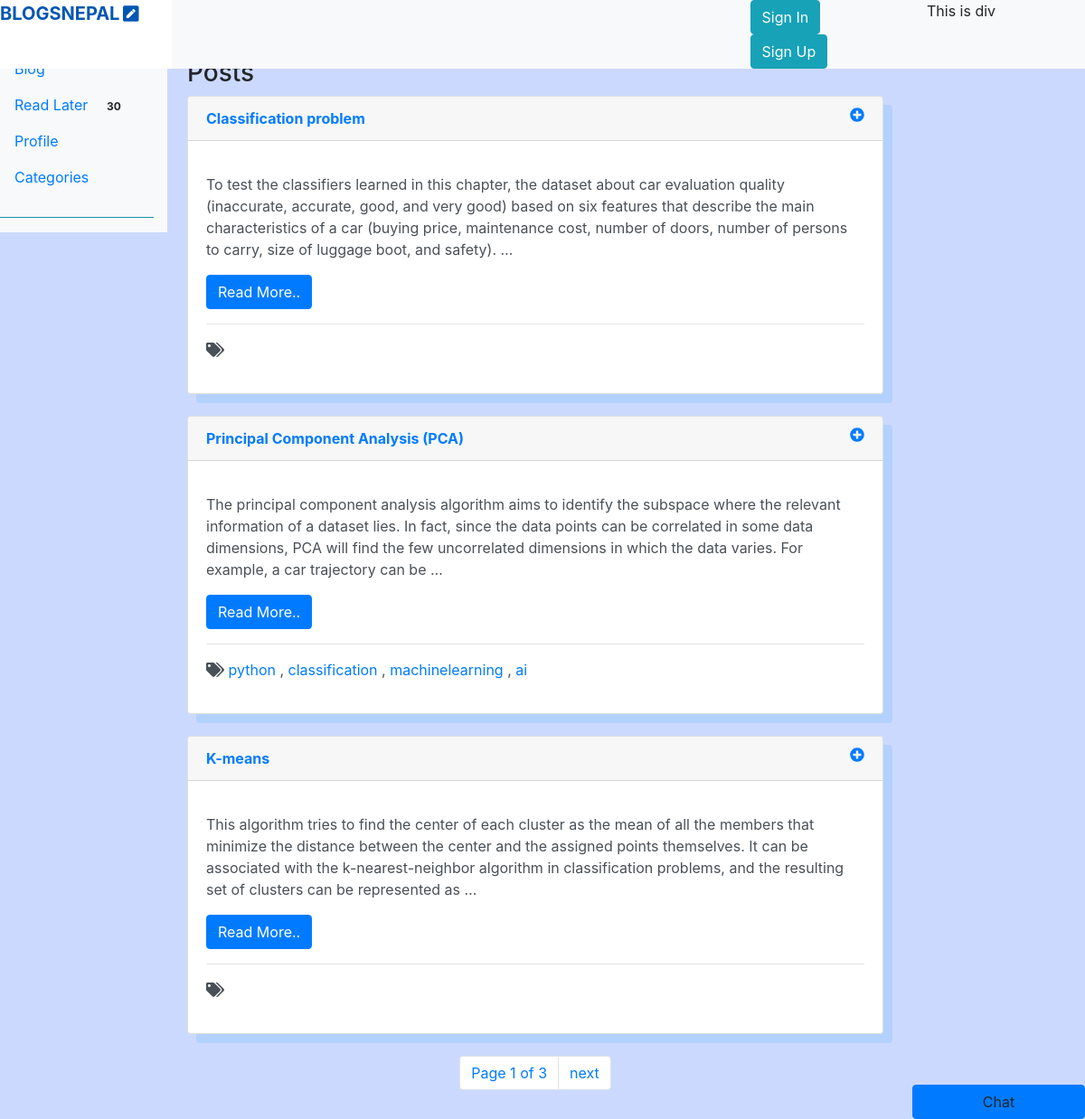
Screenshot of /blog/ with the database file from the repository.
### blog/models.py (models this page shows, shortened)
class Post(models.Model):
    STATUS_CHOICES=(
    ('draft','Draft'),
    ('published','Published'),
    )
    title=models.CharField(max_length=250)
    slug=models.SlugField(max_length=250,unique_for_date='publish')
    author=models.ForeignKey(User,related_name='blog_posts')
    body=models.TextField()
    publish=models.DateTimeField(default=timezone.now)
    created=models.DateTimeField(auto_now_add=True)
    updated=models.DateTimeField(auto_now=True)
    status=models.CharField(max_length=10,choices=STATUS_CHOICES,default='draft')
    objects=models.Manager()
    published=PublishedManager()
    tags=TaggableManager()
    class Meta:
        ordering=('-publish',)
    def get_absolute_url(self):
        return reverse('blog:post_detail',args=[self.publish.year,
                                                self.publish.strftime('%m'),
                                                self.publish.strftime('%d'),
                                                self.slug
                                                ])

### blog/views.py (the view)
# urls.py: url(r'^tag/(?P<tag_slug>[-\w]+)/$',views.post_list,name='post_list_by_tag'),
def post_list(request,tag_slug=None):
    posts=Post.published.all()
    tag=None
    if tag_slug:
        tag=get_object_or_404(Tag,slug=tag_slug)
        posts=posts.filter(tag__in=[tag])
    paginator=Paginator(posts,3)
    page=request.GET.get('page')
    try:
        posts=paginator.page(page)
    except PageNotAnInteger:
        posts=paginator.page(1)
    except EmptyPage:
        posts=paginator.page(paginator.num_pages)
    return render(request,'post/list.html',{'page':page,'posts':posts,'tag':tag})

### blog/models.py (called while the page is built)
    def get_queryset(self):
        return super(PublishedManager,self).get_queryset().filter(status='published')

### blog/templates/post/list.html (shortened to what this page needs)
{% extends "base.html" %}
{% block content %}
<h3 class="mt-3">Posts</h3>
{% for post in posts %}
<div class="card list-group-item-action c" style="box-shadow:10px 10px  #b3d1ff;">
    <div class="card-header font-weight-bold text-primary">{{post.title}}
        <a><i class="fas fa-plus-circle float-right"></i></a>
    </div>
    <div class="card-body">
    <p class="card-text">{{post.body|truncatewords:50|linebreaks }}</p>
    <a href="{{post.get_absolute_url}}" class="btn btn-primary">Read More..</a>
    <p class="text-success">
    <hr/>
        <i class="fas fa-tags"></i>
        {% for tag in post.tags.all %}
                 <a href="{% url "blog:post_list_by_tag" tag.slug %}">{{ tag.name }}</a>
                 {% if not forloop.last %}, {% endif %}
             {% endfor %}
    </p>
  </div>
</div>
{% endfor%}
    {% include "paginators.html" with page=posts%}
{% endblock %}

### blog/static/css/blog.css (style rules this page uses)
body { background: white url("write.jpg") no-repeat; }

### rows the page displays
Post: title "Classification problem", body "To test the classifiers learned in this chapter, the dataset about car evaluation quality (inaccurate, accurate, good, and very good) based on six features that describe the main characteristics of a car (buying price, maintenance cost, number of doors, number of persons to carry, size of luggage boot, and safety). …"
Post: title "Principal Component Analysis (PCA)", body "The principal component analysis algorithm aims to identify the subspace where the relevant information of a dataset lies. In fact, since the data points can be correlated in some data dimensions, PCA will find the few uncorrelated dimensions in which the data varies. For example, a car trajectory can be …"
Tag: name "python"
Tag: name "classification"
Tag: name "machinelearning"
Tag: name "ai"
Post: title "K-means", body "This algorithm tries to find the center of each cluster as the mean of all the members that minimize the distance between the center and the assigned points themselves. It can be associated with the k-nearest-neighbor algorithm in classification problems, and the resulting set of clusters can be represented as …"

### other values shown
{{ page.number }} "1"
{{ page.paginator.num_pages }} "3"
